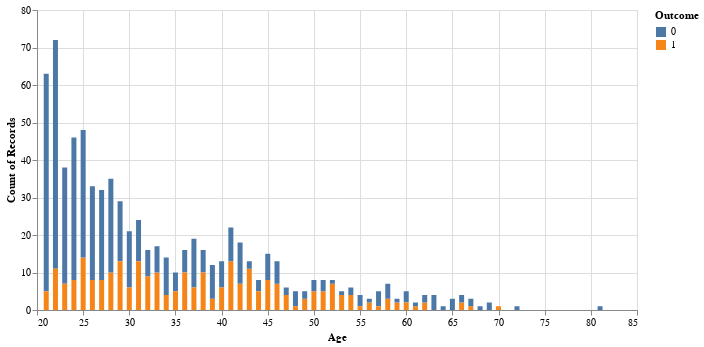

Write notebook code for a chart like this one.
### Code cell
import altair as alt
alt.Chart(diabetes_dataset).mark_bar().encode(
    x='Age:Q',
    color='Outcome:N',
    y='count()'
).properties(width=600)

### Figure 1 — Vega-Lite specification as saved in the notebook (floating-point values rounded to 4 significant figures; data arrays with more than 128 entries replaced by an {"elided": "..."} marker saying what was removed)
{"config": {"view": {"continuousWidth": 400, "continuousHeight": 300}}, "data": {"name": "data-3c341dcf5a08c3f2a62ece867c68f323"}, "mark": "bar", "encoding": {"color": {"field": "Outcome", "type": "nominal"}, "x": {"field": "Age", "type": "quantitative"}, "y": {"aggregate": "count", "type": "quantitative"}}, "width": 600, "$schema": "https://vega.github.io/schema/vega-lite/v4.17.0.json", "datasets": {"data-3c341dcf5a08c3f2a62ece867c68f323": {"elided": "768 records"}}}
